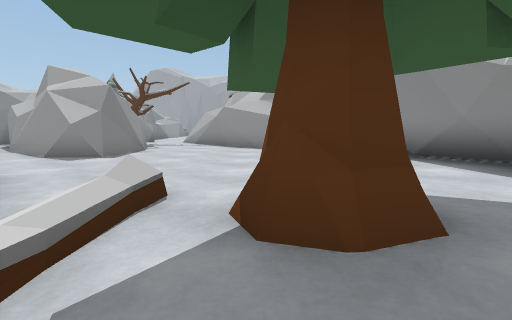
[1] (above)

22 first-person views from a walk through a Unity game level. The camera is 1.2 m above the floor, tilts 6° down and sees 85° across. The floor is counted in squares, 2 m on a side. Each view is taken from the middle of a square. On the plan, view 1 faces up. The plan holds only what a view shows up to about 9 squares ahead; the rest is blank. The place goes on beyond the plan. The player character is not drawn. Some surface patterns are stand-ins.

[2]
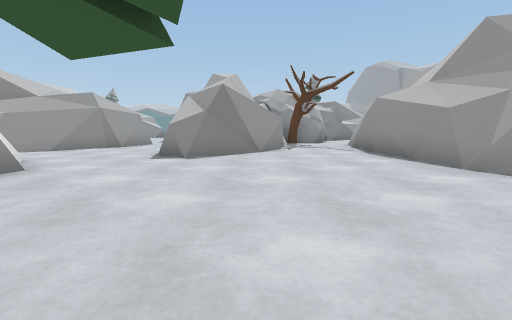

[3]
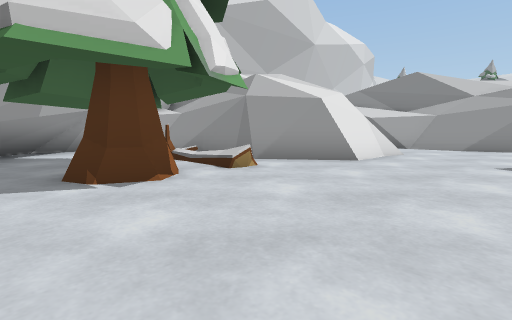

[4]
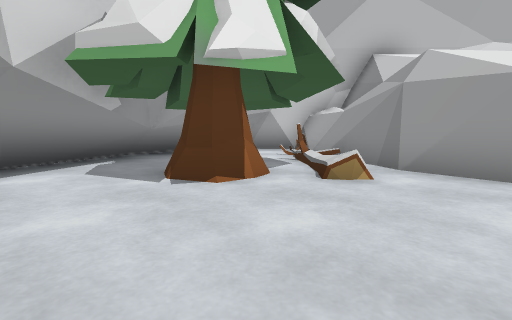

[5]
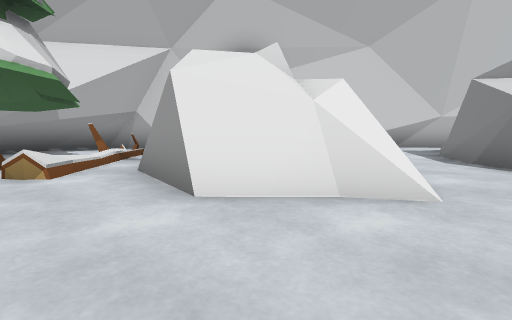

[6]
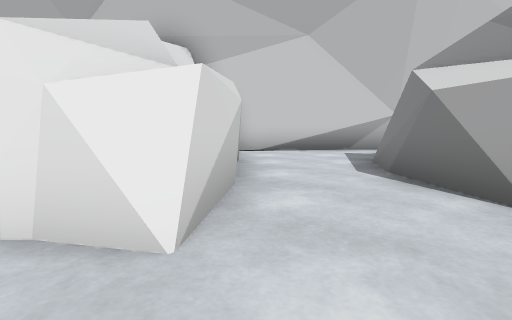

[7]
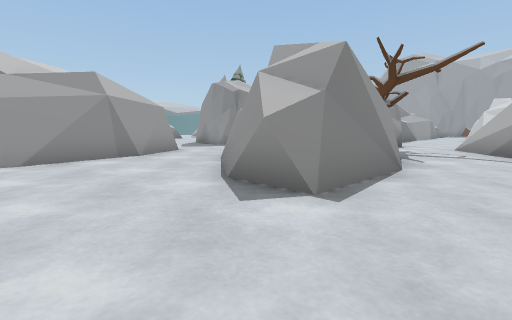

[8]
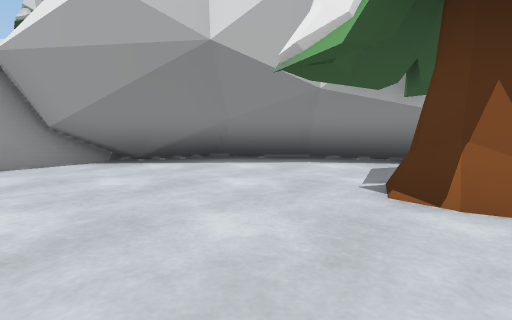

[9]
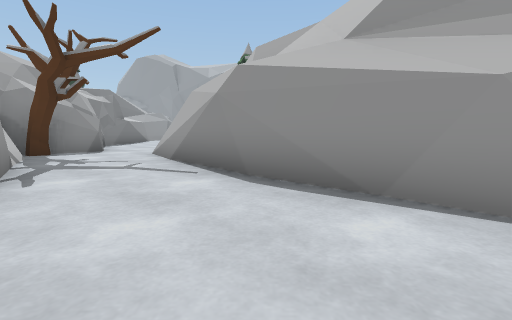

[10]
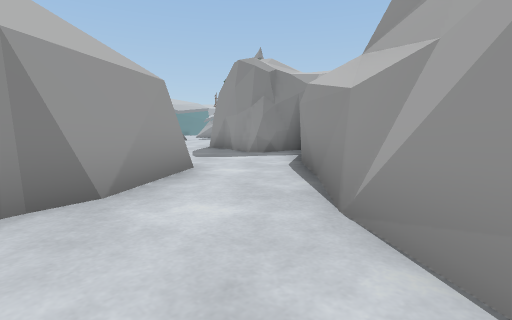

[11]
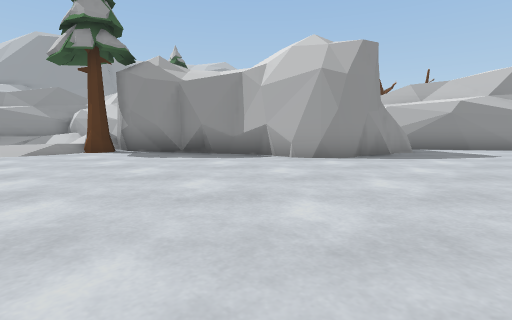

[12]
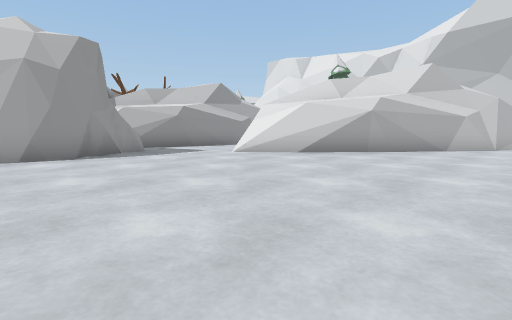

[13]
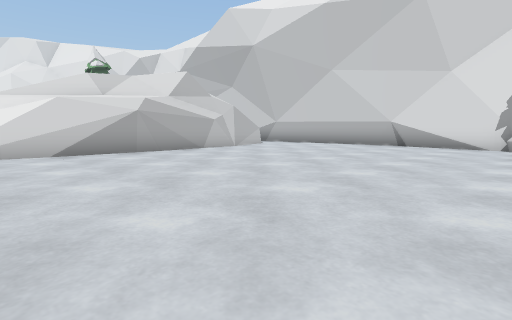

[14]
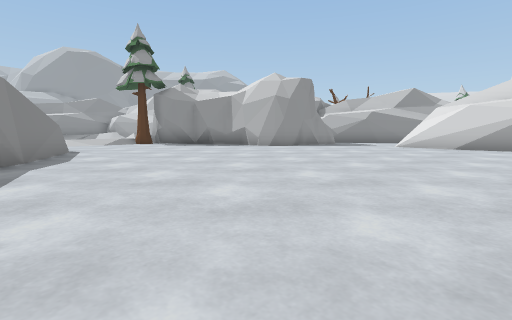

[15]
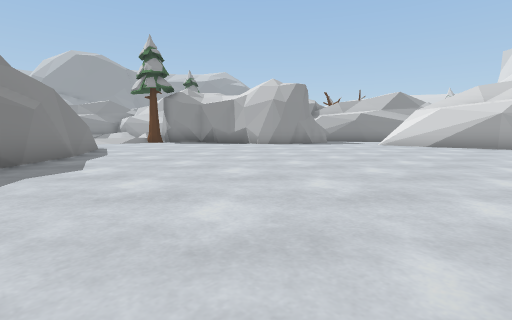

[16]
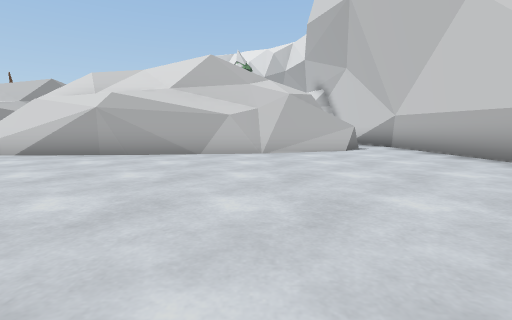

[17]
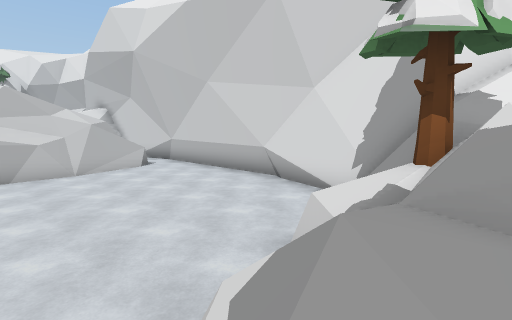

[18]
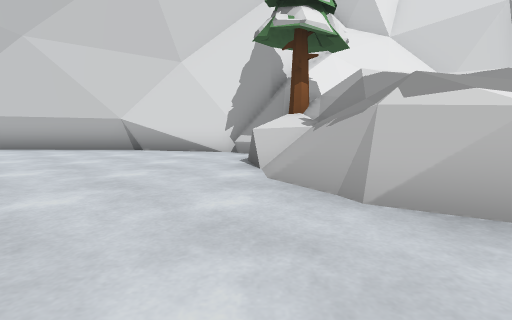

[19]
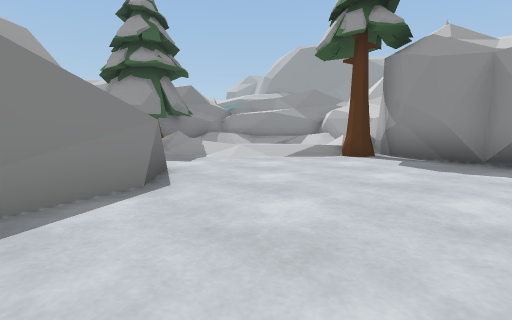

[20]
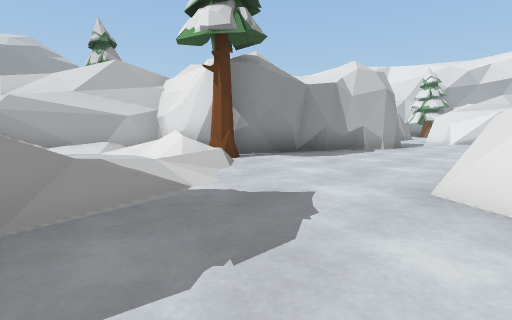

[21]
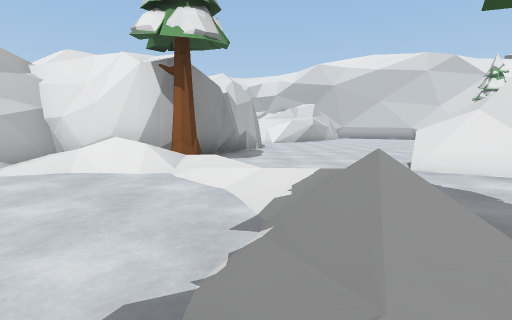

[22]
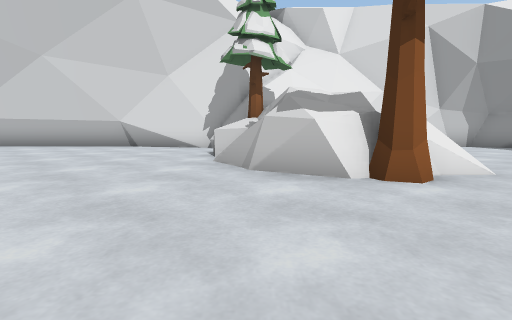

### Floor plan
Key: @ floor where view 1 was taken; # wall or solid block; . main floor; : floor 3.25 m higher than the main floor; / step, stairs or slope; = window, fence, low wall or low ledge; ^ raised ledge; T tree.
Columns run from 24 left of view 1 to 6 right of it. Each row starts with its distance up from view 1.
 21  /...../#
 20  T/..../##
 19  ///..//#
 18  .////T##
 17 .......##
 16  .......#          ..
 15  ##.....##       ##..
 14   #......#       #T..#
 13  ##......######  ##..##
 12  #........###.##  #...##
 11 ##.............#  ##...##
 10 #..............##  ##...##    T
  9 ................##  #....##  TT
  8 ............=##..####.....##
  7 ............#=##...##......##
  6 ............##=#...........##
  5 ............#==#............#
  4 ./..........##=##...........#
  3 /T//........##=##..=##......#
  2  =//.........#=##..#:#//T#.##
  1  ////........#=##..==##/...#
  0  =/=#........###...==###@..#
 -1   /T ........###...#=##T..##
 -2   ^##.........#....####=.##
 -3    #####.........##   ####
 -4        ###########

Where each view was taken, in squares from view 1:
view 1: 0 up, 0 right, facing up
view 2: 3 up, 2 right, facing up-left
view 3: 6 up, 2 right, facing down-left
view 4: 6 up, 0 right, facing down
view 5: 6 up, 4 left, facing down
view 6: 5 up, 6 left, facing down
view 7: 4 up, 2 left, facing up-left
view 8: 4 up, 2 left, facing right
view 9: 7 up, 1 left, facing up
view 10: 6 up, 6 left, facing up-left
view 11: 9 up, 20 left, facing up-right
view 12: 8 up, 20 left, facing right
view 13: 8 up, 20 left, facing down-right
view 14: 5 up, 23 left, facing up-right
view 15: 4 up, 24 left, facing up-right
view 16: 1 up, 19 left, facing right
view 17: 3 up, 22 left, facing down-right
view 18: 5 up, 20 left, facing down
view 19: 11 up, 20 left, facing up
view 20: 17 up, 24 left, facing right
view 21: 21 up, 23 left, facing down-right
view 22: 7 up, 21 left, facing down
